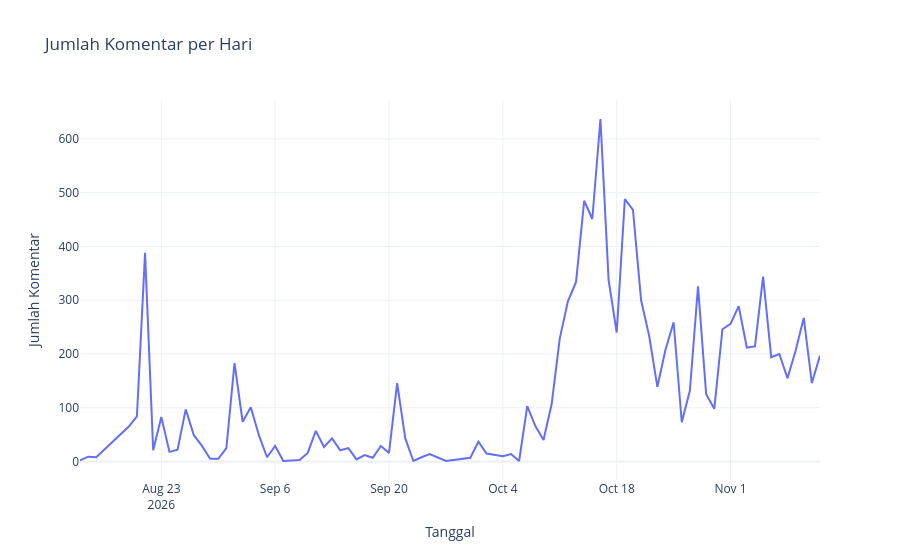

Write notebook code for a chart like this one.
### Code cell
fig = px.line(
    daily_comments,
    x="tanggal",
    y="jumlah_komentar",
    title="Jumlah Komentar per Hari",
    labels={
        "tanggal": "Tanggal",
        "jumlah_komentar": "Jumlah Komentar"
    }
)

fig.update_layout(
    template="plotly_white",
    xaxis_title="Tanggal",
    yaxis_title="Jumlah Komentar"
)

fig.show()

### Figure 1 — Plotly figure (JSON) as saved in the notebook; plotly's stock layout.template omitted (floating-point values rounded to 4 significant figures)
{"data": [{"hovertemplate": "Tanggal=%{x}<br>Jumlah Komentar=%{y}<extra></extra>", "legendgroup": "", "line": {"color": "#636efa", "dash": "solid"}, "marker": {"symbol": "circle"}, "mode": "lines", "name": "", "orientation": "v", "showlegend": false, "type": "scatter", "x": ["2026-08-13", "2026-08-14", "2026-08-15", "2026-08-19", "2026-08-20", "2026-08-21", "2026-08-22", "2026-08-23", "2026-08-24", "2026-08-25", "2026-08-26", "2026-08-27", "2026-08-28", "2026-08-29", "2026-08-30", "2026-08-31", "2026-09-01", "2026-09-02", "2026-09-03", "2026-09-04", "2026-09-05", "2026-09-06", "2026-09-07", "2026-09-08", "2026-09-09", "2026-09-10", "2026-09-11", "2026-09-12", "2026-09-13", "2026-09-14", "2026-09-15", "2026-09-16", "2026-09-17", "2026-09-18", "2026-09-19", "2026-09-20", "2026-09-21", "2026-09-22", "2026-09-23", "2026-09-24", "2026-09-25", "2026-09-27", "2026-09-30", "2026-10-01", "2026-10-02", "2026-10-04", "2026-10-05", "2026-10-06", "2026-10-07", "2026-10-08", "2026-10-09", "2026-10-10", "2026-10-11", "2026-10-12", "2026-10-13", "2026-10-14", "2026-10-15", "2026-10-16", "2026-10-17", "2026-10-18", "2026-10-19", "2026-10-20", "2026-10-21", "2026-10-22", "2026-10-23", "2026-10-24", "2026-10-25", "2026-10-26", "2026-10-27", "2026-10-28", "2026-10-29", "2026-10-30", "2026-10-31", "2026-11-01", "2026-11-02", "2026-11-03", "2026-11-04", "2026-11-05", "2026-11-06", "2026-11-07", "2026-11-08", "2026-11-09", "2026-11-10", "2026-11-11", "2026-11-12"], "xaxis": "x", "y": [2, 9, 8, 65, 84, 388, 21, 83, 18, 22, 97, 49, 29, 5, 5, 25, 183, 74, 101, 49, 8, 29, 1, 2, 3, 16, 57, 27, 43, 21, 25, 4, 12, 7, 29, 16, 146, 43, 1, 8, 14, 1, 7, 37, 15, 10, 14, 1, 103, 66, 40, 107, 229, 298, 334, 485, 451, 637, 338, 240, 488, 468, 300, 233, 139, 208, 259, 73, 132, 326, 125, 98, 246, 256, 289, 212, 214, 344, 194, 200, 155, 206, 267, 146, 197], "yaxis": "y"}], "layout": {"legend": {"tracegroupgap": 0}, "title": {"text": "Jumlah Komentar per Hari"}, "xaxis": {"anchor": "y", "domain": [0, 1], "title": {"text": "Tanggal"}}, "yaxis": {"anchor": "x", "domain": [0, 1], "title": {"text": "Jumlah Komentar"}}}}
